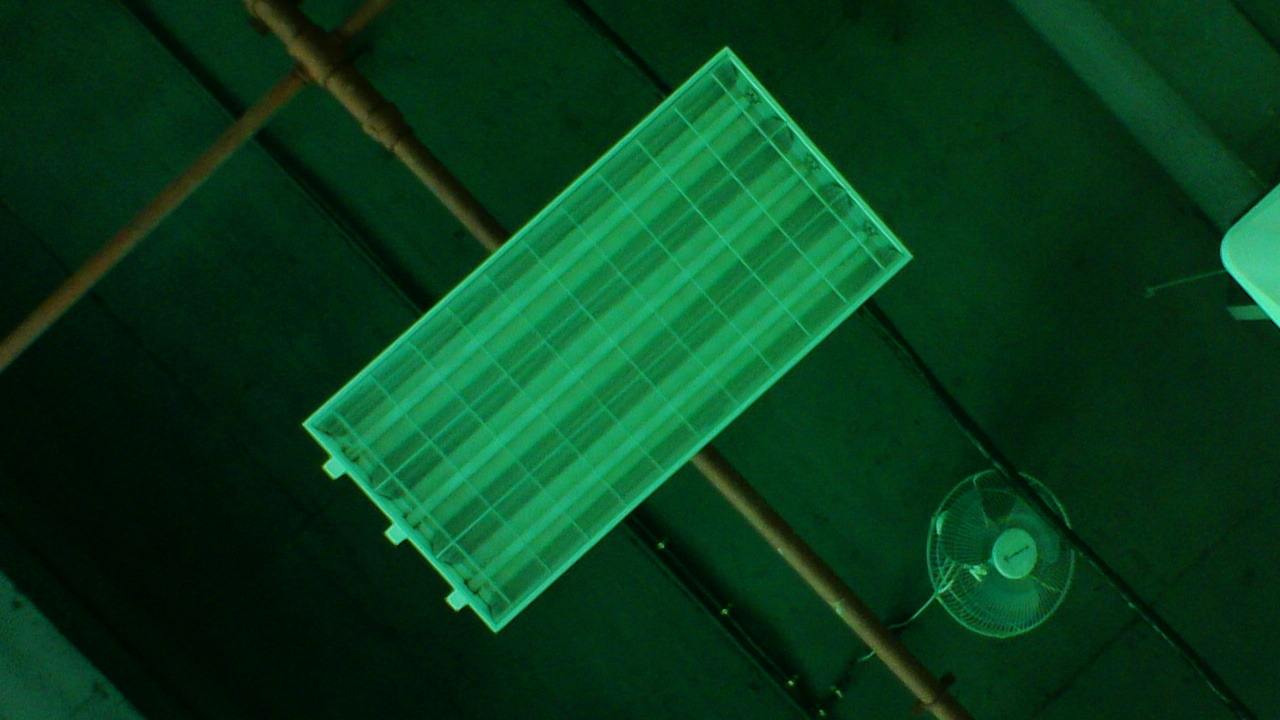
//> input picture AFTF/AFTF/1/2_65107_o.jpg, 1280 x 720 px
$ ./AFTF   (built with g++ and OpenCV 4)
//> lines starting //> are read from the running program, lines starting //| are printed output that depends on the picture
// AFTF.cpp : 定义控制台应用程序的入口点。
//

#include "stdafx.h"
#include <direct.h>
#include "EstRXY.h"

using namespace cv;
using namespace std;

////
//from tencent coder's
using namespace cv;
float maxError = 0.06f;

// [7 lines left out: function KeypointsToPoints, not called in this run]
// [331 lines of commented-out code are left out]
void t1();
void t2();
void t5();
void t6();
// [11 lines left out: function main, not called in this run]

void t1() {
	//Mat img1_orin = imread(".\\topS\\Segment Fault8\\0.jpg", CV_LOAD_IMAGE_GRAYSCALE);
	//Mat img2_orin = imread(".\\topS\\Segment Fault8\\1.jpg", CV_LOAD_IMAGE_GRAYSCALE);
	Mat img1_orin = imread(".\\1\\2_65107_o.jpg", CV_LOAD_IMAGE_GRAYSCALE);
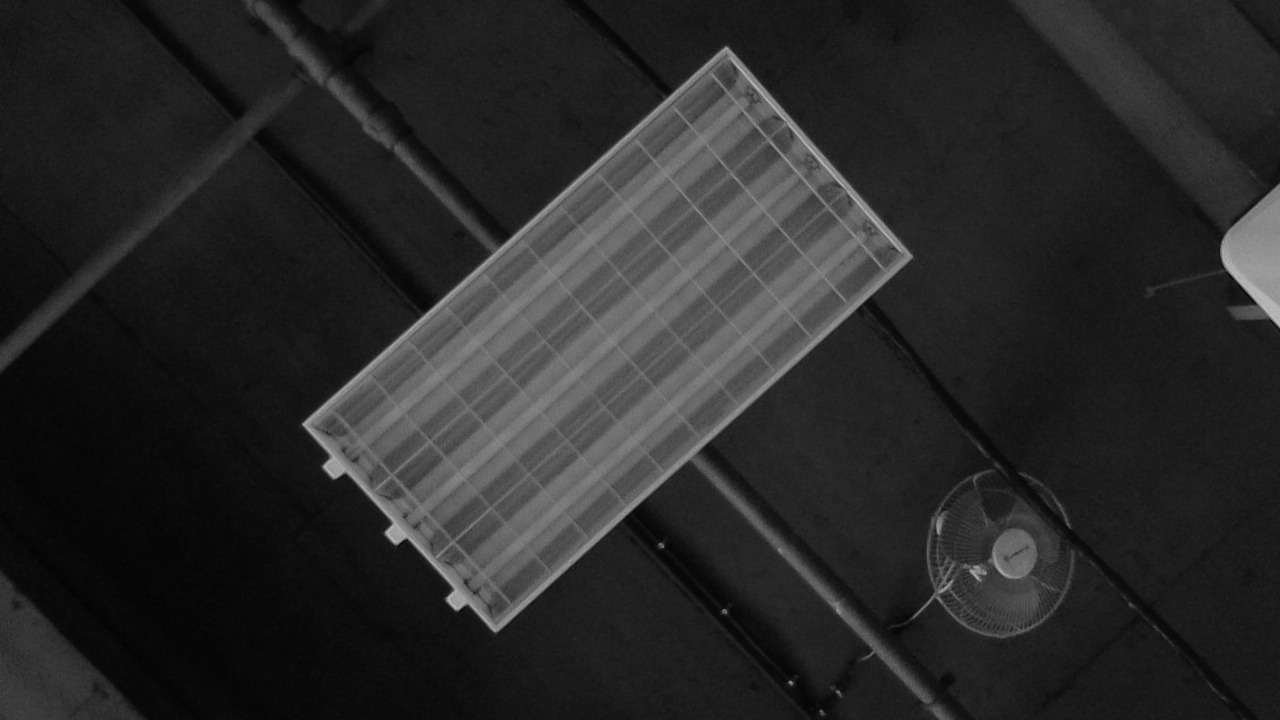
//> img1_orin: 720 rows x 1280 cols, CV_8UC1; min 2, max 193, mean 40.9
	Mat img2_orin = imread(".\\1\\2_65107_a.jpg", CV_LOAD_IMAGE_GRAYSCALE);
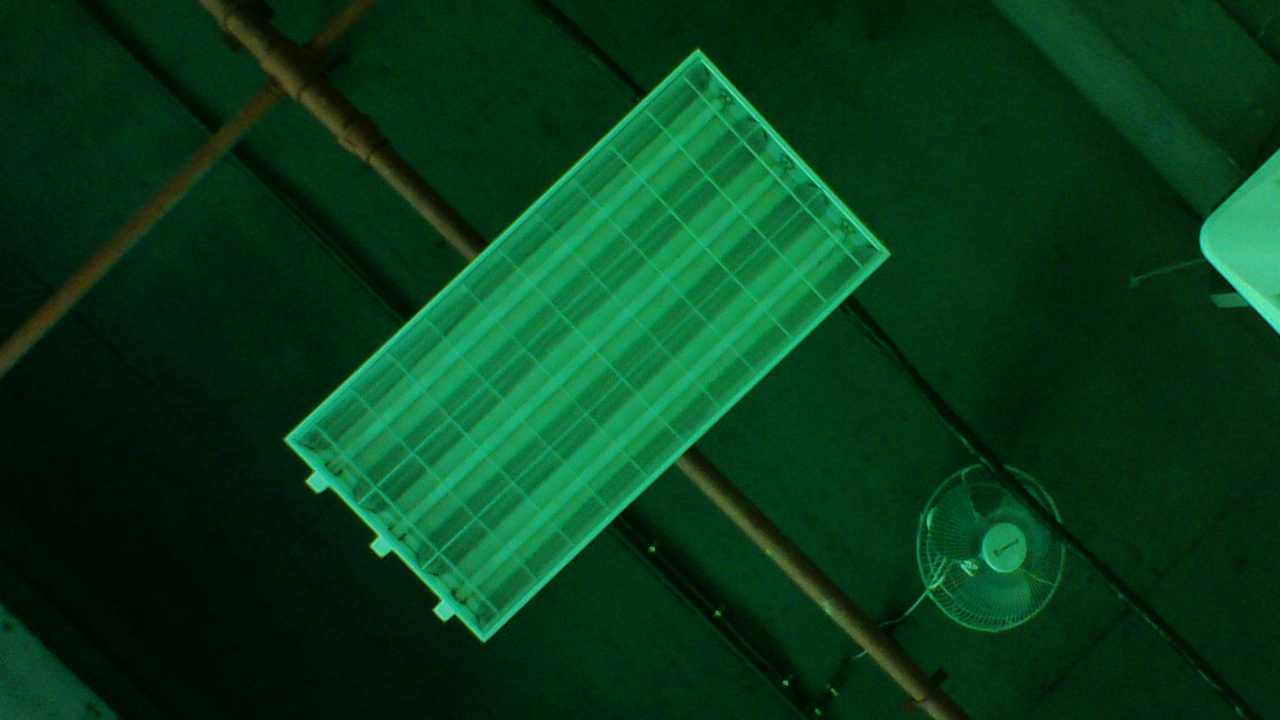
//> input picture AFTF/AFTF/1/2_65107_a.jpg, 1280 x 720 px
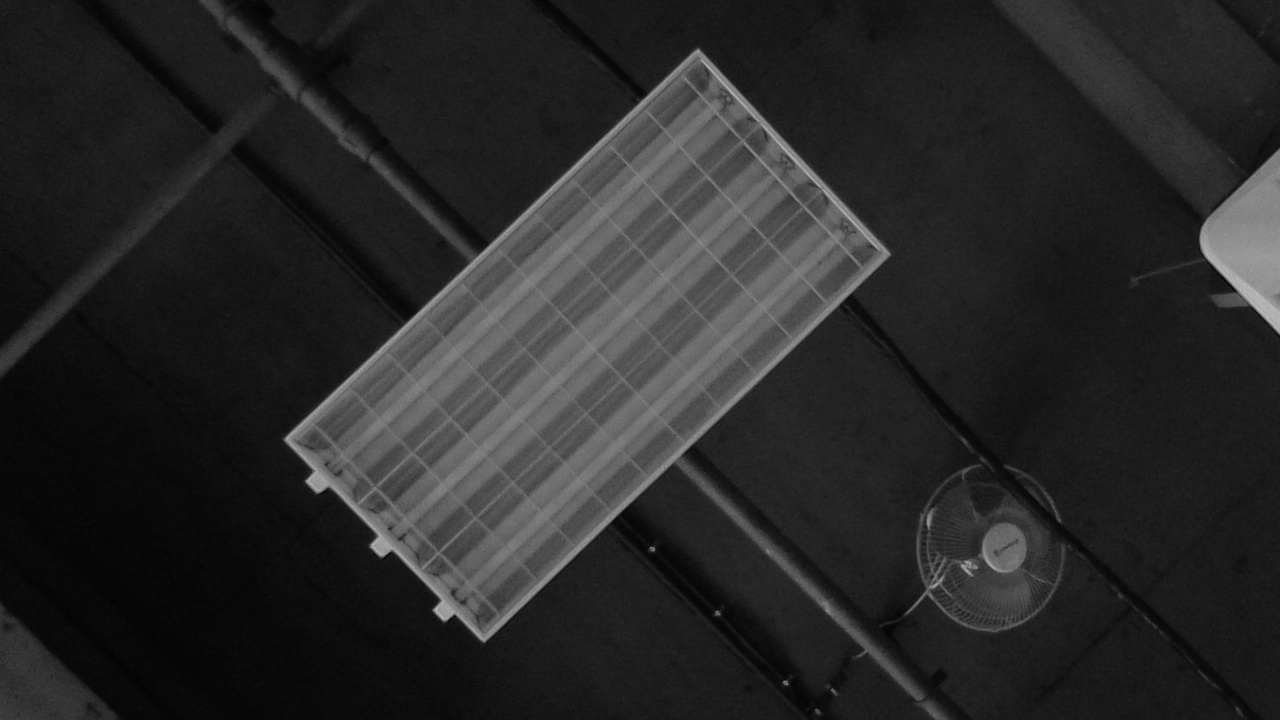
//> img2_orin: 720 rows x 1280 cols, CV_8UC1; min 2, max 190, mean 40.5
//> (the run ends here: the program needs code that is not available in this run, at `EstRXY e(img1_orin.cols, img1_orin.rows);`)
